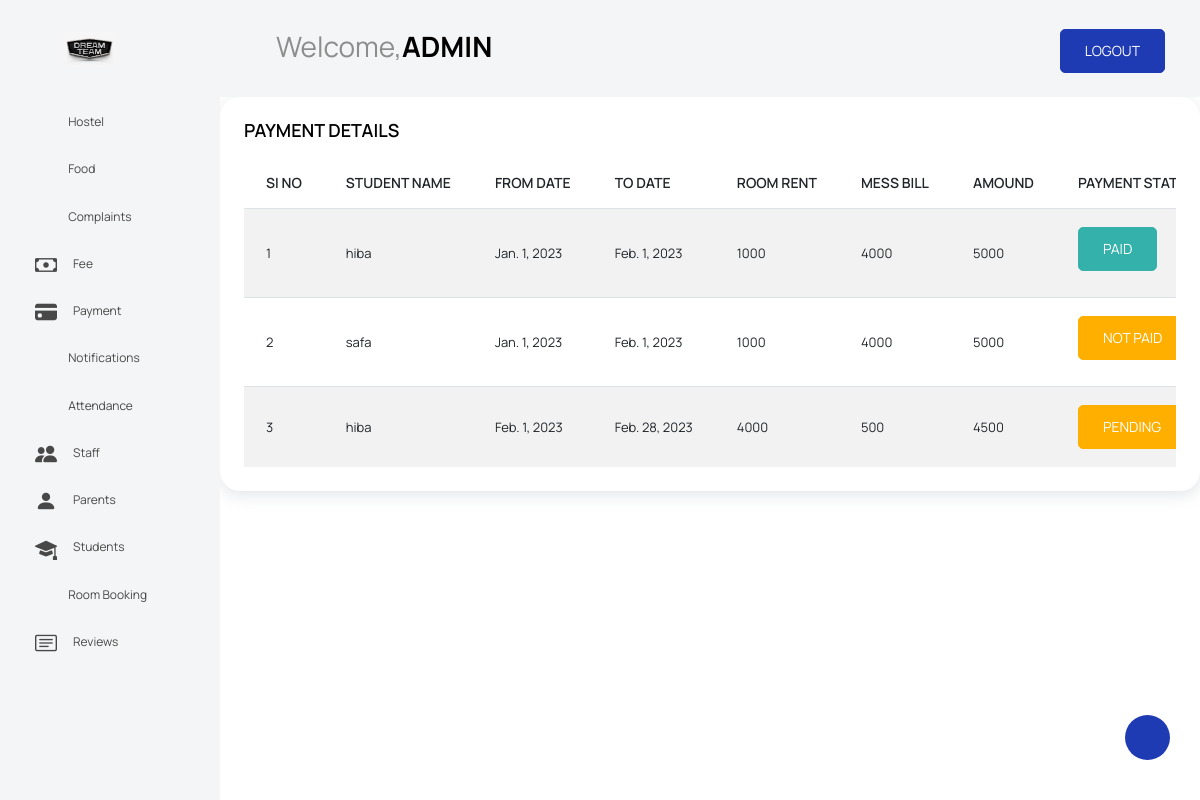
Page /view_payment (signed in) on the committed database.
### demo1app/models.py (models this page shows, shortened)
class Payment(models.Model):
   studentname = models.ForeignKey(Student_registration,on_delete=models.CASCADE)
   from_date = models.DateField()
   to_date = models.DateField()
   room_rent = models.IntegerField()
   mess_bill = models.IntegerField()
   amount = models.IntegerField()
   paymentstatus = models.IntegerField(default=0)

class Student_registration(models.Model):
    user = models.OneToOneField(Login_view,on_delete=models.CASCADE,related_name='student',null=True)
    name = models.CharField(max_length=200)
    reg_id = models.CharField(max_length=30)
    email = models.EmailField()
    phone_no = models.IntegerField()
    address = models.CharField(max_length=300)
    stud_image = models.ImageField(upload_to="images")
    approval_status = models.IntegerField(default=0)
    def __str__(self):
        return self.name

### demo1app/adminviews.py (the view)
# urls.py: path('view_payment', adminviews.view_payment, name='view_payment'),
@login_required(login_url='login_page')
def view_payment(request):
    data=Payment.objects.all()
    return render(request, 'view_payment.html', {'data': data})

### templates/view_payment.html (shortened to what this page needs)
{% extends 'admin_page.html' %}
{% load crispy_forms_tags %}
{% block content %}
<div class="col-lg-12 grid-margin stretch-card">
              <div class="card">
                <div class="card-body">
                  <h4 class="card-title">PAYMENT DETAILS</h4>
                  <div class="table-responsive">
                    <table class="table table-striped">
                      <thead>
                        <tr>
                          <th>SI NO</th>
                            <th>STUDENT NAME</th>
                            <th>FROM DATE</th>
                            <th>TO DATE</th>
                            <th>ROOM RENT</th>
                            <th>MESS BILL</th>
                            <th>AMOUND</th>
                              <th>PAYMENT STATUS</th>
                        </tr>
                      </thead>
                      <tbody>
                      {% for i in data %}
                        <tr>
                          <td>{{forloop.counter}}</td>
                          <td>{{i.studentname}}</td>
                           <td>{{i.from_date}}</td>
                           <td>{{i.to_date}}</td>
                          <td>{{i.room_rent}}</td>
                          <td>{{i.mess_bill}}</td>
                          <td>{{i.amount}}</td>
                            <td>
                              {% if i.paymentstatus == 0 %}
                              <a class="btn btn-warning" href="#">PENDING</a>
                              {% elif i.paymentstatus == 1 %}
                              <p class="btn btn-success">PAID</p>
                              {% elif i.paymentstatus == 2 %}
                              <p class="btn btn-warning">NOT PAID</p>
                              {% endif %}
                          </td>
                        </tr>
                      {% endfor %}
                      </tbody>
                    </table>
                  </div>
                </div>
              </div>
            </div>
{% endblock %}

### rows in the picture
Payment: studentname "hiba", from_date "Jan. 1, 2023", to_date "Feb. 1, 2023", room_rent "1000", mess_bill "4000", amount "5000", paymentstatus "PAID"
Payment: studentname "safa", from_date "Jan. 1, 2023", to_date "Feb. 1, 2023", room_rent "1000", mess_bill "4000", amount "5000", paymentstatus "NOT PAID"
Payment: studentname "hiba", from_date "Feb. 1, 2023", to_date "Feb. 28, 2023", room_rent "4000", mess_bill "500", amount "4500", paymentstatus "PENDING"
